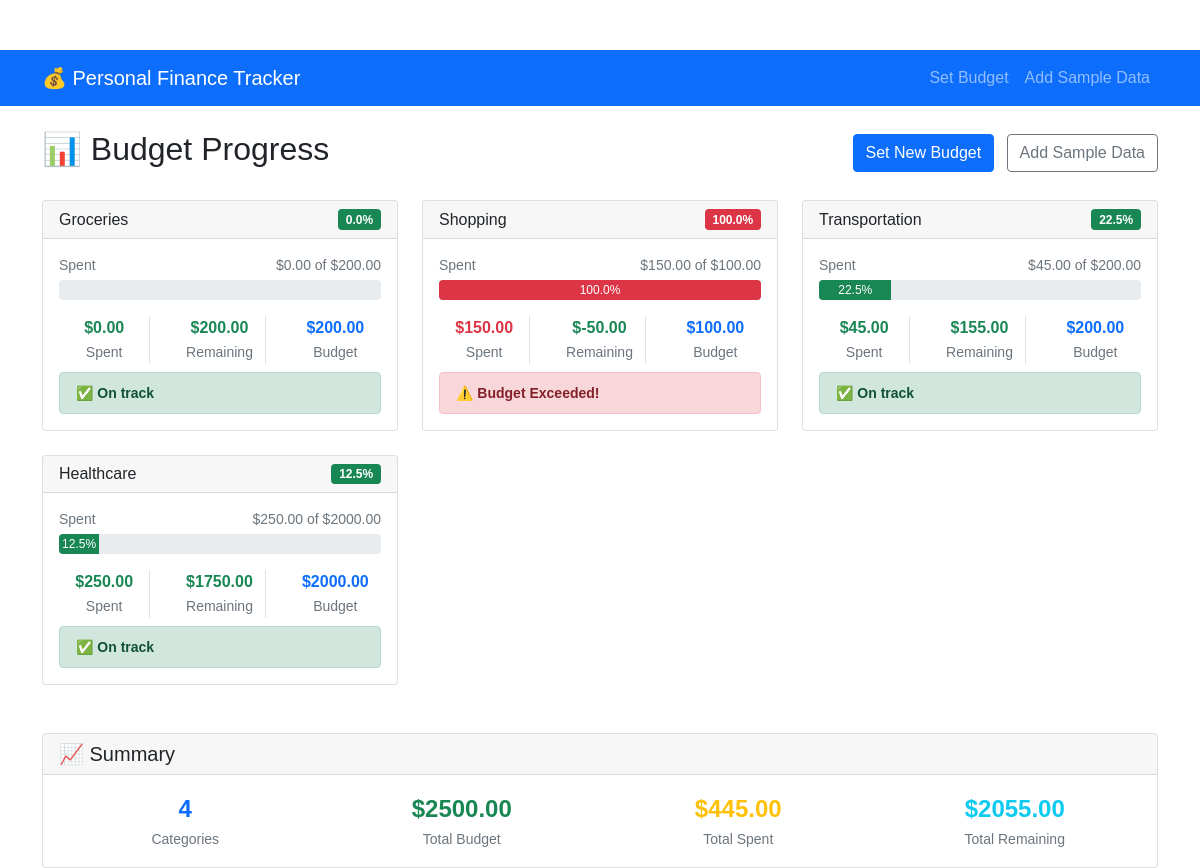
The page /budget_progress (signed in) on the database its author committed.
### my_paldea/paldea_app/models.py (models this page shows, shortened)
class Category(db.Model):
    id = db.Column(db.Integer, primary_key=True)
    name = db.Column(db.String(100), nullable=False, unique=True)

class CategoryBudget(db.Model):
    id = db.Column(db.Integer, primary_key=True)
    user_id = db.Column(db.Integer, db.ForeignKey('user.id'), nullable=False)
    category_id = db.Column(db.Integer, db.ForeignKey('category.id'), nullable=False)
    budget_amount = db.Column(db.Float, nullable=False)
    time_period = db.Column(db.String(20), default='monthly')  # 'monthly', 'yearly', etc.
    user = db.relationship('User', backref='category_budgets')
    category = db.relationship('Category', backref='budgets')

### my_paldea/paldea_app/views.py (the view)
@paldea_app.route('/budget_progress')
@login_required
def budget_progress():
    from datetime import datetime
    budgets = CategoryBudget.query.filter_by(user_id=current_user.id).all()
    now = datetime.utcnow()
    current_month_start = datetime(now.year, now.month, 1)
    transactions = Transaction.query.filter(
        Transaction.user_id == current_user.id,
        Transaction.type == 'expense',
        Transaction.date >= current_month_start
    ).all()
    spending = {}
    for transaction in transactions:
        if transaction.category_id:
            spending[transaction.category_id] = spending.get(transaction.category_id, 0) + transaction.amount
    budget_progress = []
    for budget in budgets:
        spent = spending.get(budget.category_id, 0)
        percentage = (spent / budget.budget_amount) * 100 if budget.budget_amount > 0 else 0
        if percentage < 70:
            color = 'success'
        elif percentage < 90:
            color = 'warning'
        else:
            color = 'danger'
        budget_progress.append({
            'category': budget.category.name,
            'budget_amount': budget.budget_amount,
            'spent': spent,
            'remaining': budget.budget_amount - spent,
            'percentage': min(percentage, 100),
            'color': color
        })
    return render_template('budget_progress.html', budgets=budget_progress)

### my_paldea/paldea_app/models.py (called while the page is built)
    @property
    def is_authenticated(self):
        return True

### my_paldea/paldea_app/views.py (called while the page is built)
@login_manager.user_loader
def load_user(id):
    return User.query.get(int(id))

@paldea_app.before_request
def get_current_user():
    g.user = current_user

### my_paldea/templates/budget_progress.html (shortened to what this page needs)
<!DOCTYPE html>
<html lang="en">
<head>
    <link href="https://cdn.jsdelivr.net/npm/bootstrap@5.1.3/dist/css/bootstrap.min.css" rel="stylesheet">
    <link href="{{ url_for('static', filename='css/main.css') }}" rel="stylesheet">
</head>
<body>
    <nav class="navbar navbar-expand-lg navbar-dark bg-primary">
        <div class="container">
            <a class="navbar-brand" href="{{ url_for('paldea_app.home') }}">💰 Personal Finance Tracker</a>
            <div class="navbar-nav ms-auto">
                <a class="nav-link" href="{{ url_for('paldea_app.budget_form') }}">Set Budget</a>
                <a class="nav-link" href="{{ url_for('paldea_app.add_sample_data') }}">Add Sample Data</a>
            </div>
        </div>
    </nav>
    <div class="container mt-4">
        <div class="row">
            <div class="col-12">
                <div class="d-flex justify-content-between align-items-center mb-4">
                    <h2>📊 Budget Progress</h2>
                    <div>
                        <a href="{{ url_for('paldea_app.budget_form') }}" class="btn btn-primary me-2">Set New Budget</a>
                        <a href="{{ url_for('paldea_app.add_sample_data') }}" class="btn btn-outline-secondary">Add Sample Data</a>
                    </div>
                </div>
                {% if budgets %}
                    <div class="row">
                        {% for budget in budgets %}
                        <div class="col-md-6 col-lg-4 mb-4">
                            <div class="card h-100">
                                <div class="card-header d-flex justify-content-between align-items-center">
                                    <h6 class="mb-0">{{ budget.category }}</h6>
                                    <span class="badge bg-{{ budget.color }}">
                                        {{ "%.1f"|format(budget.percentage) }}%
                                    </span>
                                </div>
                                <div class="card-body">
                                    <div class="mb-3">
                                        <div class="d-flex justify-content-between mb-1">
                                            <small class="text-muted">Spent</small>
                                            <small class="text-muted">${{ "%.2f"|format(budget.spent) }} of ${{ "%.2f"|format(budget.budget_amount) }}</small>
                                        </div>
                                        <div class="progress" style="height: 20px;">
                                            <div class="progress-bar bg-{{ budget.color }}"
                                                 role="progressbar"
                                                 style="width: {{ budget.percentage }}%"
                                                 aria-valuenow="{{ budget.percentage }}"
                                                 aria-valuemin="0"
                                                 aria-valuemax="100">
                                                {{ "%.1f"|format(budget.percentage) }}%
                                            </div>
                                        </div>
                                    </div>
                                    <div class="row text-center">
                                        <div class="col-4">
                                            <div class="border-end">
                                                <div class="fw-bold text-{{ budget.color }}">${{ "%.2f"|format(budget.spent) }}</div>
                                                <small class="text-muted">Spent</small>
                                            </div>
                                        </div>
                                        <div class="col-4">
                                            <div class="border-end">
                                                <div class="fw-bold text-success">${{ "%.2f"|format(budget.remaining) }}</div>
                                                <small class="text-muted">Remaining</small>
                                            </div>
                                        </div>
                                        <div class="col-4">
                                            <div class="fw-bold text-primary">${{ "%.2f"|format(budget.budget_amount) }}</div>
                                            <small class="text-muted">Budget</small>
                                        </div>
                                    </div>
                                    {% if budget.percentage >= 100 %}
                                        <div class="alert alert-danger mt-2 mb-0 py-2">
                                            <small><strong>⚠️ Budget Exceeded!</strong></small>
                                        </div>
                                    {% elif budget.percentage >= 90 %}
                                        <div class="alert alert-warning mt-2 mb-0 py-2">
                                            <small><strong>⚠️ Almost at limit!</strong></small>
                                        </div>
                                    {% elif budget.percentage >= 70 %}
                                        <div class="alert alert-info mt-2 mb-0 py-2">
                                            <small><strong>💡 Getting close to limit</strong></small>
                                        </div>
                                    {% else %}
                                        <div class="alert alert-success mt-2 mb-0 py-2">
                                            <small><strong>✅ On track</strong></small>
                                        </div>
                                    {% endif %}
                                </div>
                            </div>
                        </div>
                        {% endfor %}
                    </div>
                    <div class="card mt-4">
                        <div class="card-header">
                            <h5 class="mb-0">📈 Summary</h5>
                        </div>
                        <div class="card-body">
                            <div class="row text-center">
                                <div class="col-md-3">
                                    <div class="fw-bold text-primary fs-4">{{ budgets|length }}</div>
                                    <small class="text-muted">Categories</small>
                                </div>
                                <div class="col-md-3">
                                    <div class="fw-bold text-success fs-4">${{ "%.2f"|format(budgets|sum(attribute='budget_amount')) }}</div>
                                    <small class="text-muted">Total Budget</small>
                                </div>
                                <div class="col-md-3">
                                    <div class="fw-bold text-warning fs-4">${{ "%.2f"|format(budgets|sum(attribute='spent')) }}</div>
                                    <small class="text-muted">Total Spent</small>
                                </div>
                                <div class="col-md-3">
                                    <div class="fw-bold text-info fs-4">${{ "%.2f"|format(budgets|sum(attribute='remaining')) }}</div>
                                    <small class="text-muted">Total Remaining</small>
                                </div>
                            </div>
                        </div>
                    </div>
                {% endif %}
            </div>
        </div>
    </div>
</body>
</html>

### my_paldea/static/css/main.css (style rules this page uses)
body { padding-top: 50px; font-family: Arial, sans-serif; }

### rows shown on the page
Category: category "Groceries"
CategoryBudget: budget_amount "200.00", budget_amount "200.00"
Category: category "Shopping"
CategoryBudget: budget_amount "100.00", budget_amount "100.00"
Category: category "Transportation"
CategoryBudget: budget_amount "200.00", budget_amount "200.00"
Category: category "Healthcare"
CategoryBudget: budget_amount "2000.00", budget_amount "2000.00"

### other values the page prints
{{ "%.1f"|format(budget.percentage) }} "0.0" "100.0" "22.5" "12.5"
{{ "%.2f"|format(budget.spent) }} "0.00" "150.00" "45.00" "250.00"
{{ "%.2f"|format(budget.remaining) }} "200.00" "-50.00" "155.00" "1750.00"
{{ "%.1f"|format(budget.percentage) }} "100.0" "22.5" "12.5"
{{ budgets|length }} "4"
{{ "%.2f"|format(budgets|sum(attribute='budget_amount')) }} "2500.00"
{{ "%.2f"|format(budgets|sum(attribute='spent')) }} "445.00"
{{ "%.2f"|format(budgets|sum(attribute='remaining')) }} "2055.00"
